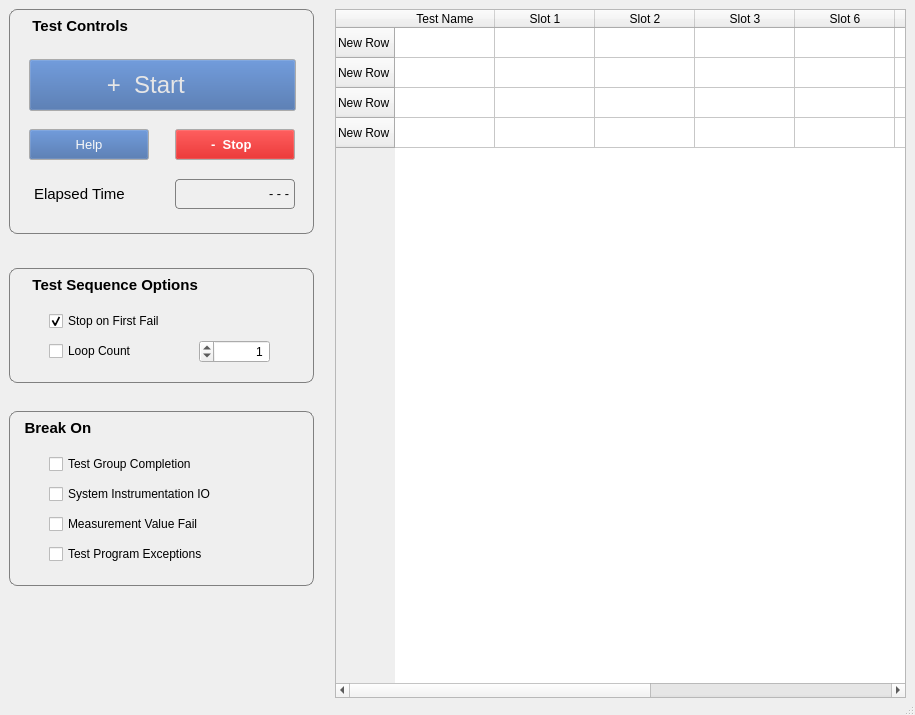
<?xml version="1.0" encoding="UTF-8"?>
<ui version="4.0">
 <class>UniTestExec_1uWindow</class>
 <widget class="QMainWindow" name="UniTestExec_1uWindow">
  <property name="windowModality">
   <enum>Qt::WindowModal</enum>
  </property>
  <property name="enabled">
   <bool>true</bool>
  </property>
  <property name="geometry">
   <rect>
    <x>0</x>
    <y>0</y>
    <width>915</width>
    <height>715</height>
   </rect>
  </property>
  <property name="minimumSize">
   <size>
    <width>915</width>
    <height>595</height>
   </size>
  </property>
  <property name="windowTitle">
   <string>Autotest Executive</string>
  </property>
  <property name="unifiedTitleAndToolBarOnMac">
   <bool>false</bool>
  </property>
  <widget class="QWidget" name="centralwidget">
   <layout class="QGridLayout" name="gridLayout">
    <item row="7" column="0">
     <widget class="QGroupBox" name="DebugControlsGroupBox">
      <property name="sizePolicy">
       <sizepolicy hsizetype="Fixed" vsizetype="Fixed">
        <horstretch>0</horstretch>
        <verstretch>0</verstretch>
       </sizepolicy>
      </property>
      <property name="minimumSize">
       <size>
        <width>305</width>
        <height>175</height>
       </size>
      </property>
      <property name="maximumSize">
       <size>
        <width>305</width>
        <height>240</height>
       </size>
      </property>
      <property name="font">
       <font>
        <pointsize>11</pointsize>
        <bold>true</bold>
       </font>
      </property>
      <property name="styleSheet">
       <string notr="true">QGroupBox#DebugControlsGroupBox { 
     border: 1px solid gray; 
     border-radius: 8px; 
 }
QGroupBox::title { 
    background-color: transparent;
     subcontrol-position: top left; /* position at the top left*/ 
     padding:8 13px;
 }</string>
      </property>
      <property name="title">
       <string>Break On        </string>
      </property>
      <property name="alignment">
       <set>Qt::AlignRight|Qt::AlignTop|Qt::AlignTrailing</set>
      </property>
      <widget class="QCheckBox" name="BreakOnTestGroupCheckbox">
       <property name="enabled">
        <bool>true</bool>
       </property>
       <property name="geometry">
        <rect>
         <x>40</x>
         <y>40</y>
         <width>200</width>
         <height>26</height>
        </rect>
       </property>
       <property name="text">
        <string>Test Group Completion</string>
       </property>
      </widget>
      <widget class="QCheckBox" name="BreakOnSystemIOCheckBox">
       <property name="enabled">
        <bool>true</bool>
       </property>
       <property name="geometry">
        <rect>
         <x>40</x>
         <y>70</y>
         <width>200</width>
         <height>26</height>
        </rect>
       </property>
       <property name="text">
        <string>System Instrumentation IO</string>
       </property>
      </widget>
      <widget class="QCheckBox" name="BreakOnTestFailCheckBox">
       <property name="geometry">
        <rect>
         <x>40</x>
         <y>100</y>
         <width>200</width>
         <height>26</height>
        </rect>
       </property>
       <property name="text">
        <string>Measurement Value Fail</string>
       </property>
       <property name="checked">
        <bool>false</bool>
       </property>
      </widget>
      <widget class="QCheckBox" name="BreakOnTestExceptionCheckBox">
       <property name="geometry">
        <rect>
         <x>40</x>
         <y>130</y>
         <width>200</width>
         <height>26</height>
        </rect>
       </property>
       <property name="text">
        <string>Test Program Exceptions</string>
       </property>
       <property name="checked">
        <bool>false</bool>
       </property>
      </widget>
     </widget>
    </item>
    <item row="7" column="1">
     <spacer name="horizontalSpacer_3">
      <property name="orientation">
       <enum>Qt::Horizontal</enum>
      </property>
      <property name="sizeType">
       <enum>QSizePolicy::Fixed</enum>
      </property>
      <property name="sizeHint" stdset="0">
       <size>
        <width>15</width>
        <height>20</height>
       </size>
      </property>
     </spacer>
    </item>
    <item row="8" column="0">
     <spacer name="verticalSpacer_4">
      <property name="orientation">
       <enum>Qt::Vertical</enum>
      </property>
      <property name="sizeType">
       <enum>QSizePolicy::Expanding</enum>
      </property>
      <property name="sizeHint" stdset="0">
       <size>
        <width>20</width>
        <height>1</height>
       </size>
      </property>
     </spacer>
    </item>
    <item row="0" column="2" rowspan="9">
     <widget class="QTableWidget" name="TestListTable">
      <attribute name="horizontalHeaderVisible">
       <bool>true</bool>
      </attribute>
      <attribute name="verticalHeaderVisible">
       <bool>true</bool>
      </attribute>
      <row>
       <property name="text">
        <string>New Row</string>
       </property>
      </row>
      <row>
       <property name="text">
        <string>New Row</string>
       </property>
      </row>
      <row>
       <property name="text">
        <string>New Row</string>
       </property>
      </row>
      <row>
       <property name="text">
        <string>New Row</string>
       </property>
      </row>
      <column>
       <property name="text">
        <string>Test Name</string>
       </property>
      </column>
      <column>
       <property name="text">
        <string>Slot 1</string>
       </property>
      </column>
      <column>
       <property name="text">
        <string>Slot 2</string>
       </property>
      </column>
      <column>
       <property name="text">
        <string>Slot 3</string>
       </property>
      </column>
      <column>
       <property name="text">
        <string>Slot 6</string>
       </property>
      </column>
      <column>
       <property name="text">
        <string>Slot 5</string>
       </property>
      </column>
      <column>
       <property name="text">
        <string>Slot 7</string>
       </property>
      </column>
      <column>
       <property name="text">
        <string>Slot 8</string>
       </property>
      </column>
      <column>
       <property name="text">
        <string>Description</string>
       </property>
      </column>
     </widget>
    </item>
    <item row="6" column="0">
     <spacer name="verticalSpacer_3">
      <property name="orientation">
       <enum>Qt::Vertical</enum>
      </property>
      <property name="sizeType">
       <enum>QSizePolicy::Fixed</enum>
      </property>
      <property name="sizeHint" stdset="0">
       <size>
        <width>20</width>
        <height>10</height>
       </size>
      </property>
     </spacer>
    </item>
    <item row="4" column="1">
     <spacer name="horizontalSpacer_2">
      <property name="orientation">
       <enum>Qt::Horizontal</enum>
      </property>
      <property name="sizeType">
       <enum>QSizePolicy::Fixed</enum>
      </property>
      <property name="sizeHint" stdset="0">
       <size>
        <width>15</width>
        <height>20</height>
       </size>
      </property>
     </spacer>
    </item>
    <item row="3" column="0">
     <spacer name="verticalSpacer_2">
      <property name="orientation">
       <enum>Qt::Vertical</enum>
      </property>
      <property name="sizeType">
       <enum>QSizePolicy::Fixed</enum>
      </property>
      <property name="sizeHint" stdset="0">
       <size>
        <width>20</width>
        <height>10</height>
       </size>
      </property>
     </spacer>
    </item>
    <item row="0" column="1">
     <spacer name="horizontalSpacer">
      <property name="orientation">
       <enum>Qt::Horizontal</enum>
      </property>
      <property name="sizeType">
       <enum>QSizePolicy::Fixed</enum>
      </property>
      <property name="sizeHint" stdset="0">
       <size>
        <width>15</width>
        <height>20</height>
       </size>
      </property>
     </spacer>
    </item>
    <item row="4" column="0">
     <widget class="QGroupBox" name="TestControlsGroupBox">
      <property name="sizePolicy">
       <sizepolicy hsizetype="Fixed" vsizetype="Fixed">
        <horstretch>0</horstretch>
        <verstretch>0</verstretch>
       </sizepolicy>
      </property>
      <property name="minimumSize">
       <size>
        <width>305</width>
        <height>115</height>
       </size>
      </property>
      <property name="maximumSize">
       <size>
        <width>305</width>
        <height>115</height>
       </size>
      </property>
      <property name="font">
       <font>
        <pointsize>11</pointsize>
        <bold>true</bold>
       </font>
      </property>
      <property name="styleSheet">
       <string notr="true">QGroupBox#TestControlsGroupBox { 
     border: 1px solid gray; 
     border-radius: 8px; 
 }
QGroupBox::title { 
    background-color: transparent;
     subcontrol-position: top left; /* position at the top left*/ 
     padding:8 13px;
 }</string>
      </property>
      <property name="title">
       <string>  Test Sequence Options</string>
      </property>
      <property name="alignment">
       <set>Qt::AlignRight|Qt::AlignTop|Qt::AlignTrailing</set>
      </property>
      <widget class="QCheckBox" name="GonogoCheckbox">
       <property name="geometry">
        <rect>
         <x>40</x>
         <y>40</y>
         <width>221</width>
         <height>26</height>
        </rect>
       </property>
       <property name="text">
        <string>Stop on First Fail</string>
       </property>
       <property name="checked">
        <bool>true</bool>
       </property>
      </widget>
      <widget class="QCheckBox" name="LoopCountCheckbox">
       <property name="enabled">
        <bool>true</bool>
       </property>
       <property name="geometry">
        <rect>
         <x>40</x>
         <y>70</y>
         <width>151</width>
         <height>26</height>
        </rect>
       </property>
       <property name="text">
        <string>Loop Count</string>
       </property>
      </widget>
      <widget class="QSpinBox" name="LoopCountSpinBox">
       <property name="geometry">
        <rect>
         <x>190</x>
         <y>72</y>
         <width>71</width>
         <height>23</height>
        </rect>
       </property>
       <property name="layoutDirection">
        <enum>Qt::RightToLeft</enum>
       </property>
       <property name="alignment">
        <set>Qt::AlignRight|Qt::AlignTrailing|Qt::AlignVCenter</set>
       </property>
       <property name="specialValueText">
        <string/>
       </property>
       <property name="maximum">
        <number>999</number>
       </property>
       <property name="value">
        <number>1</number>
       </property>
      </widget>
     </widget>
    </item>
    <item row="0" column="0">
     <widget class="QGroupBox" name="groupBox">
      <property name="sizePolicy">
       <sizepolicy hsizetype="Fixed" vsizetype="Fixed">
        <horstretch>0</horstretch>
        <verstretch>0</verstretch>
       </sizepolicy>
      </property>
      <property name="minimumSize">
       <size>
        <width>305</width>
        <height>225</height>
       </size>
      </property>
      <property name="maximumSize">
       <size>
        <width>305</width>
        <height>225</height>
       </size>
      </property>
      <property name="font">
       <font>
        <pointsize>11</pointsize>
        <bold>true</bold>
       </font>
      </property>
      <property name="styleSheet">
       <string notr="true">QGroupBox#groupBox { 
     border: 1px solid gray; 
     border-radius: 8px; 
 }
QGroupBox::title { 
    background-color: transparent;
     subcontrol-position: top left; /* position at the top left*/ 
     padding:8 13px;
 }</string>
      </property>
      <property name="title">
       <string>  Test Controls</string>
      </property>
      <widget class="QPushButton" name="StartButton">
       <property name="geometry">
        <rect>
         <x>20</x>
         <y>50</y>
         <width>267</width>
         <height>52</height>
        </rect>
       </property>
       <property name="minimumSize">
        <size>
         <width>267</width>
         <height>52</height>
        </size>
       </property>
       <property name="maximumSize">
        <size>
         <width>267</width>
         <height>52</height>
        </size>
       </property>
       <property name="palette">
        <palette>
         <active>
          <colorrole role="Button">
           <brush brushstyle="SolidPattern">
            <color alpha="255">
             <red>57</red>
             <green>99</green>
             <blue>162</blue>
            </color>
           </brush>
          </colorrole>
          <colorrole role="Text">
           <brush brushstyle="SolidPattern">
            <color alpha="255">
             <red>227</red>
             <green>227</green>
             <blue>227</blue>
            </color>
           </brush>
          </colorrole>
          <colorrole role="ButtonText">
           <brush brushstyle="SolidPattern">
            <color alpha="255">
             <red>230</red>
             <green>230</green>
             <blue>230</blue>
            </color>
           </brush>
          </colorrole>
          <colorrole role="PlaceholderText">
           <brush brushstyle="NoBrush">
            <color alpha="128">
             <red>227</red>
             <green>227</green>
             <blue>227</blue>
            </color>
           </brush>
          </colorrole>
         </active>
         <inactive>
          <colorrole role="Button">
           <brush brushstyle="SolidPattern">
            <color alpha="255">
             <red>57</red>
             <green>99</green>
             <blue>162</blue>
            </color>
           </brush>
          </colorrole>
          <colorrole role="Text">
           <brush brushstyle="SolidPattern">
            <color alpha="255">
             <red>227</red>
             <green>227</green>
             <blue>227</blue>
            </color>
           </brush>
          </colorrole>
          <colorrole role="ButtonText">
           <brush brushstyle="SolidPattern">
            <color alpha="255">
             <red>230</red>
             <green>230</green>
             <blue>230</blue>
            </color>
           </brush>
          </colorrole>
          <colorrole role="PlaceholderText">
           <brush brushstyle="NoBrush">
            <color alpha="128">
             <red>227</red>
             <green>227</green>
             <blue>227</blue>
            </color>
           </brush>
          </colorrole>
         </inactive>
         <disabled>
          <colorrole role="Button">
           <brush brushstyle="SolidPattern">
            <color alpha="255">
             <red>57</red>
             <green>99</green>
             <blue>162</blue>
            </color>
           </brush>
          </colorrole>
          <colorrole role="Text">
           <brush brushstyle="SolidPattern">
            <color alpha="255">
             <red>190</red>
             <green>190</green>
             <blue>190</blue>
            </color>
           </brush>
          </colorrole>
          <colorrole role="ButtonText">
           <brush brushstyle="SolidPattern">
            <color alpha="255">
             <red>190</red>
             <green>190</green>
             <blue>190</blue>
            </color>
           </brush>
          </colorrole>
          <colorrole role="PlaceholderText">
           <brush brushstyle="NoBrush">
            <color alpha="128">
             <red>227</red>
             <green>227</green>
             <blue>227</blue>
            </color>
           </brush>
          </colorrole>
         </disabled>
        </palette>
       </property>
       <property name="font">
        <font>
         <pointsize>18</pointsize>
         <bold>false</bold>
        </font>
       </property>
       <property name="styleSheet">
        <string notr="true">QPushButton rgb(0, 85, 255)</string>
       </property>
       <property name="text">
        <string>+  Start     </string>
       </property>
       <property name="autoDefault">
        <bool>true</bool>
       </property>
       <property name="default">
        <bool>false</bool>
       </property>
       <property name="flat">
        <bool>false</bool>
       </property>
      </widget>
      <widget class="QPushButton" name="HelpButton">
       <property name="geometry">
        <rect>
         <x>20</x>
         <y>120</y>
         <width>120</width>
         <height>31</height>
        </rect>
       </property>
       <property name="minimumSize">
        <size>
         <width>120</width>
         <height>31</height>
        </size>
       </property>
       <property name="maximumSize">
        <size>
         <width>120</width>
         <height>31</height>
        </size>
       </property>
       <property name="palette">
        <palette>
         <active>
          <colorrole role="Button">
           <brush brushstyle="SolidPattern">
            <color alpha="255">
             <red>57</red>
             <green>99</green>
             <blue>162</blue>
            </color>
           </brush>
          </colorrole>
          <colorrole role="ButtonText">
           <brush brushstyle="SolidPattern">
            <color alpha="255">
             <red>248</red>
             <green>248</green>
             <blue>248</blue>
            </color>
           </brush>
          </colorrole>
         </active>
         <inactive>
          <colorrole role="Button">
           <brush brushstyle="SolidPattern">
            <color alpha="255">
             <red>57</red>
             <green>99</green>
             <blue>162</blue>
            </color>
           </brush>
          </colorrole>
          <colorrole role="ButtonText">
           <brush brushstyle="SolidPattern">
            <color alpha="255">
             <red>248</red>
             <green>248</green>
             <blue>248</blue>
            </color>
           </brush>
          </colorrole>
         </inactive>
         <disabled>
          <colorrole role="Button">
           <brush brushstyle="SolidPattern">
            <color alpha="255">
             <red>57</red>
             <green>99</green>
             <blue>162</blue>
            </color>
           </brush>
          </colorrole>
          <colorrole role="ButtonText">
           <brush brushstyle="SolidPattern">
            <color alpha="255">
             <red>190</red>
             <green>190</green>
             <blue>190</blue>
            </color>
           </brush>
          </colorrole>
         </disabled>
        </palette>
       </property>
       <property name="font">
        <font>
         <pointsize>10</pointsize>
        </font>
       </property>
       <property name="text">
        <string>Help</string>
       </property>
      </widget>
      <widget class="QPushButton" name="StopButton">
       <property name="geometry">
        <rect>
         <x>166</x>
         <y>120</y>
         <width>120</width>
         <height>31</height>
        </rect>
       </property>
       <property name="minimumSize">
        <size>
         <width>120</width>
         <height>31</height>
        </size>
       </property>
       <property name="maximumSize">
        <size>
         <width>120</width>
         <height>31</height>
        </size>
       </property>
       <property name="palette">
        <palette>
         <active>
          <colorrole role="Button">
           <brush brushstyle="SolidPattern">
            <color alpha="255">
             <red>204</red>
             <green>0</green>
             <blue>0</blue>
            </color>
           </brush>
          </colorrole>
          <colorrole role="ButtonText">
           <brush brushstyle="SolidPattern">
            <color alpha="255">
             <red>255</red>
             <green>255</green>
             <blue>255</blue>
            </color>
           </brush>
          </colorrole>
         </active>
         <inactive>
          <colorrole role="Button">
           <brush brushstyle="SolidPattern">
            <color alpha="255">
             <red>204</red>
             <green>0</green>
             <blue>0</blue>
            </color>
           </brush>
          </colorrole>
          <colorrole role="ButtonText">
           <brush brushstyle="SolidPattern">
            <color alpha="255">
             <red>255</red>
             <green>255</green>
             <blue>255</blue>
            </color>
           </brush>
          </colorrole>
         </inactive>
         <disabled>
          <colorrole role="Button">
           <brush brushstyle="SolidPattern">
            <color alpha="255">
             <red>204</red>
             <green>0</green>
             <blue>0</blue>
            </color>
           </brush>
          </colorrole>
          <colorrole role="ButtonText">
           <brush brushstyle="SolidPattern">
            <color alpha="255">
             <red>190</red>
             <green>190</green>
             <blue>190</blue>
            </color>
           </brush>
          </colorrole>
         </disabled>
        </palette>
       </property>
       <property name="font">
        <font>
         <pointsize>10</pointsize>
         <bold>true</bold>
        </font>
       </property>
       <property name="text">
        <string>-  Stop  </string>
       </property>
      </widget>
      <widget class="QLabel" name="ElapsedTimeLabel">
       <property name="geometry">
        <rect>
         <x>20</x>
         <y>170</y>
         <width>121</width>
         <height>30</height>
        </rect>
       </property>
       <property name="maximumSize">
        <size>
         <width>150</width>
         <height>30</height>
        </size>
       </property>
       <property name="font">
        <font>
         <pointsize>11</pointsize>
        </font>
       </property>
       <property name="text">
        <string>&lt;html&gt;&lt;head/&gt;&lt;body&gt;&lt;p&gt;Elapsed Time&lt;/p&gt;&lt;/body&gt;&lt;/html&gt;</string>
       </property>
       <property name="margin">
        <number>5</number>
       </property>
       <property name="indent">
        <number>5</number>
       </property>
      </widget>
      <widget class="QLabel" name="TimerDisplayLabel">
       <property name="geometry">
        <rect>
         <x>166</x>
         <y>170</y>
         <width>120</width>
         <height>30</height>
        </rect>
       </property>
       <property name="minimumSize">
        <size>
         <width>120</width>
         <height>30</height>
        </size>
       </property>
       <property name="maximumSize">
        <size>
         <width>120</width>
         <height>30</height>
        </size>
       </property>
       <property name="font">
        <font>
         <pointsize>10</pointsize>
         <italic>true</italic>
        </font>
       </property>
       <property name="styleSheet">
        <string notr="true">QLabel#TimerDisplayLabel { 
     border: 1px solid gray; 
     border-radius: 4px; 
 }</string>
       </property>
       <property name="frameShape">
        <enum>QFrame::Box</enum>
       </property>
       <property name="text">
        <string>&lt;html&gt;&lt;head/&gt;&lt;body&gt;&lt;p&gt; - - -&lt;/p&gt;&lt;/body&gt;&lt;/html&gt;</string>
       </property>
       <property name="alignment">
        <set>Qt::AlignRight|Qt::AlignTrailing|Qt::AlignVCenter</set>
       </property>
       <property name="margin">
        <number>5</number>
       </property>
       <property name="indent">
        <number>5</number>
       </property>
      </widget>
     </widget>
    </item>
   </layout>
  </widget>
  <widget class="QMenuBar" name="menuBar">
   <property name="geometry">
    <rect>
     <x>0</x>
     <y>0</y>
     <width>915</width>
     <height>20</height>
    </rect>
   </property>
  </widget>
  <widget class="QStatusBar" name="statusBar">
   <property name="maximumSize">
    <size>
     <width>16777215</width>
     <height>8</height>
    </size>
   </property>
   <property name="palette">
    <palette>
     <active>
      <colorrole role="Button">
       <brush brushstyle="SolidPattern">
        <color alpha="255">
         <red>145</red>
         <green>145</green>
         <blue>145</blue>
        </color>
       </brush>
      </colorrole>
     </active>
     <inactive>
      <colorrole role="Button">
       <brush brushstyle="SolidPattern">
        <color alpha="255">
         <red>145</red>
         <green>145</green>
         <blue>145</blue>
        </color>
       </brush>
      </colorrole>
     </inactive>
     <disabled>
      <colorrole role="Button">
       <brush brushstyle="SolidPattern">
        <color alpha="255">
         <red>145</red>
         <green>145</green>
         <blue>145</blue>
        </color>
       </brush>
      </colorrole>
     </disabled>
    </palette>
   </property>
  </widget>
 </widget>
 <resources/>
 <connections/>
</ui>
